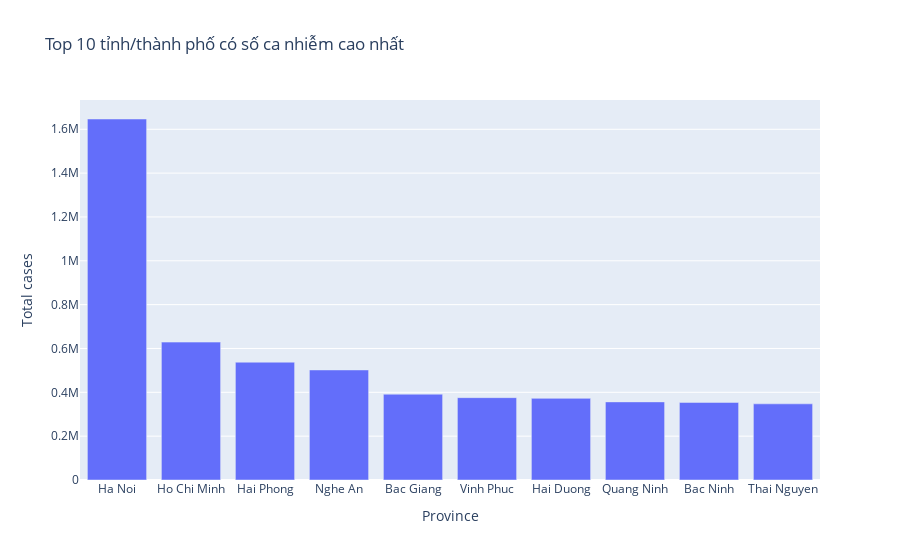

This figure's notebook cell:
### Code cell
# Biểu đồ cột
fig1 = px.bar(data.head(10), x='Province', y='Total cases', title='Top 10 tỉnh/thành phố có số ca nhiễm cao nhất')
fig1.show()

### Figure 1 — Plotly figure (JSON) as saved in the notebook; plotly's stock layout.template omitted (floating-point values rounded to 4 significant figures)
{"data": [{"alignmentgroup": "True", "hovertemplate": "Province=%{x}<br>Total cases=%{y}<extra></extra>", "legendgroup": "", "marker": {"color": "#636efa", "pattern": {"shape": ""}}, "name": "", "offsetgroup": "", "orientation": "v", "showlegend": false, "textposition": "auto", "type": "bar", "x": ["Ha Noi", "Ho Chi Minh", "Hai Phong", "Nghe An", "Bac Giang", "Vinh Phuc", "Hai Duong", "Quang Ninh", "Bac Ninh", "Thai Nguyen"], "xaxis": "x", "y": [1646923, 629018, 537527, 502049, 391440, 375686, 372391, 356404, 353869, 347519], "yaxis": "y"}], "layout": {"autosize": true, "barmode": "relative", "legend": {"tracegroupgap": 0}, "title": {"text": "Top 10 tỉnh/thành phố có số ca nhiễm cao nhất"}, "xaxis": {"anchor": "y", "autorange": true, "domain": [0, 1], "range": [-0.5, 9.5], "title": {"text": "Province"}, "type": "category"}, "yaxis": {"anchor": "x", "autorange": true, "domain": [0, 1], "range": [0, 1734000.0], "title": {"text": "Total cases"}, "type": "linear"}}}
